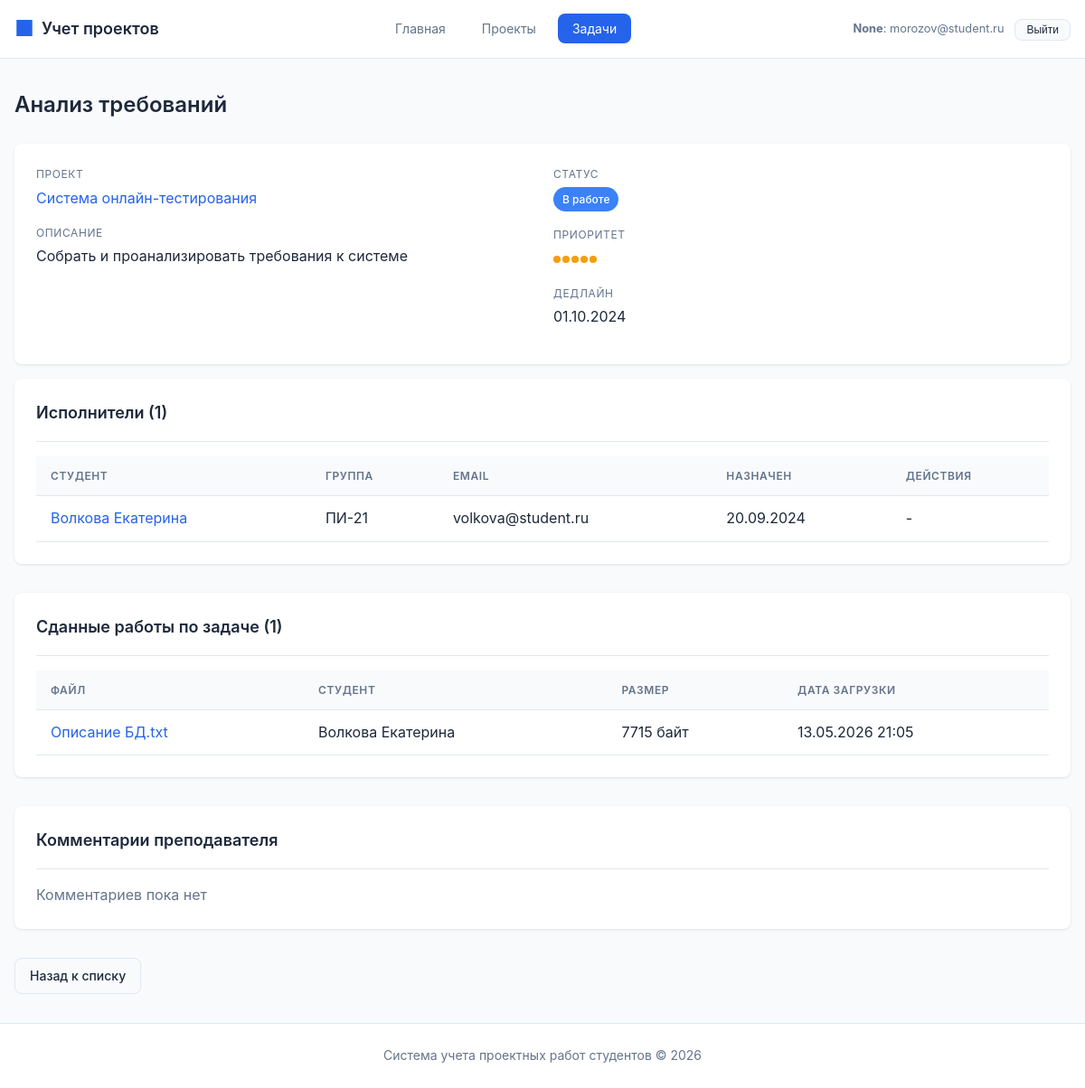
The page /tasks/8 (signed in) on the database its author committed.
### tables this page shows
CREATE TABLE task (
    id INTEGER PRIMARY KEY AUTOINCREMENT,
    title TEXT NOT NULL,
    description TEXT,
    project_id INTEGER NOT NULL REFERENCES project(id) ON DELETE CASCADE,
    status_id INTEGER REFERENCES task_status(id) ON DELETE SET NULL,
    priority INTEGER DEFAULT 1 CHECK (priority >= 1 AND priority <= 5),
    deadline TEXT,
    created_at TEXT DEFAULT CURRENT_TIMESTAMP,
    updated_at TEXT DEFAULT CURRENT_TIMESTAMP
);

CREATE TABLE project (
    id INTEGER PRIMARY KEY AUTOINCREMENT,
    title TEXT NOT NULL,
    description TEXT,
    start_date TEXT NOT NULL,
    end_date TEXT NOT NULL,
    status_id INTEGER REFERENCES project_status(id) ON DELETE SET NULL,
    supervisor_id INTEGER REFERENCES teacher(id) ON DELETE SET NULL,
    created_at TEXT DEFAULT CURRENT_TIMESTAMP,
    updated_at TEXT DEFAULT CURRENT_TIMESTAMP,
    CONSTRAINT valid_dates CHECK (end_date >= start_date)
);

CREATE TABLE task_status (
    id INTEGER PRIMARY KEY AUTOINCREMENT,
    name TEXT NOT NULL UNIQUE,
    description TEXT,
    color TEXT DEFAULT '#6B7280'
);

CREATE TABLE task_student (
    id INTEGER PRIMARY KEY AUTOINCREMENT,
    task_id INTEGER NOT NULL REFERENCES task(id) ON DELETE CASCADE,
    student_id INTEGER NOT NULL REFERENCES student(id) ON DELETE CASCADE,
    assigned_at TEXT DEFAULT CURRENT_DATE,
    UNIQUE(task_id, student_id)
);

CREATE TABLE student_group (
    id INTEGER PRIMARY KEY AUTOINCREMENT,
    name TEXT NOT NULL UNIQUE,
    course INTEGER NOT NULL CHECK (course >= 1 AND course <= 6),
    department_id INTEGER REFERENCES department(id) ON DELETE SET NULL,
    created_at TEXT DEFAULT CURRENT_TIMESTAMP
);

CREATE TABLE student (
    id INTEGER PRIMARY KEY AUTOINCREMENT,
    last_name TEXT NOT NULL,
    first_name TEXT NOT NULL,
    middle_name TEXT,
    email TEXT UNIQUE NOT NULL,
    phone TEXT,
    student_group_id INTEGER REFERENCES student_group(id) ON DELETE SET NULL,
    created_at TEXT DEFAULT CURRENT_TIMESTAMP
);

CREATE TABLE file (
    id INTEGER PRIMARY KEY AUTOINCREMENT,
    name TEXT NOT NULL,
    path TEXT NOT NULL,
    size INTEGER,
    mime_type TEXT,
    project_id INTEGER REFERENCES project(id) ON DELETE CASCADE,
    task_id INTEGER REFERENCES task(id) ON DELETE CASCADE,
    uploaded_by_student_id INTEGER REFERENCES student(id) ON DELETE SET NULL,
    uploaded_by_teacher_id INTEGER REFERENCES teacher(id) ON DELETE SET NULL,
    uploaded_at TEXT DEFAULT CURRENT_TIMESTAMP,
    CONSTRAINT file_belongs_to_something CHECK (project_id IS NOT NULL OR task_id IS NOT NULL)
);

### routes/tasks.py (the view, shortened to what this page needs)
@tasks_bp.route('/<int:task_id>')
def view_task(task_id):
    task = execute_query("""
        SELECT
            t.*,
            ts.name as status,
            ts.color as status_color,
            p.id as project_id,
            p.title as project_title
        FROM task t
        LEFT JOIN task_status ts ON t.status_id = ts.id
        LEFT JOIN project p ON t.project_id = p.id
        WHERE t.id = %s
    """, (task_id,), fetch_one=True)
    if not task:
        flash('Задача не найдена', 'error')
        return redirect(url_for('tasks.list_tasks'))
    can_edit_task = can_manage_task(task_id)
    can_change_status = can_update_task_status(task_id)
    assignees = execute_query("""
        SELECT
            s.id,
            s.last_name || ' ' || s.first_name as student_name,
            s.email,
            sg.name as group_name,
            ts.assigned_at
        FROM task_student ts
        JOIN student s ON ts.student_id = s.id
        LEFT JOIN student_group sg ON s.student_group_id = sg.id
        WHERE ts.task_id = %s
        ORDER BY ts.assigned_at
    """, (task_id,), fetch_all=True)
    available_students = execute_query("""
        SELECT s.id, s.last_name || ' ' || s.first_name as full_name
        FROM project_team pt
        JOIN student s ON pt.student_id = s.id
        WHERE pt.project_id = %s
        AND s.id NOT IN (SELECT student_id FROM task_student WHERE task_id = %s)
        ORDER BY s.last_name
    """, (task['project_id'], task_id), fetch_all=True)
    submissions = execute_query(
        """
        SELECT
            f.id,
            f.name,
            f.size,
            f.uploaded_at,
            s.last_name || ' ' || s.first_name AS student_name
        FROM file f
        LEFT JOIN student s ON s.id = f.uploaded_by_student_id
        WHERE f.task_id = %s
        ORDER BY f.uploaded_at DESC
        """,
        (task_id,),
        fetch_all=True,
    )
    teacher_comments = execute_query(
        """
        SELECT
            c.id,
            c.content,
            c.created_at,
            t.last_name || ' ' || t.first_name AS teacher_name
        FROM comment c
        JOIN teacher t ON t.id = c.author_teacher_id
        WHERE c.task_id = %s
        ORDER BY c.created_at DESC
        """,
        (task_id,),
        fetch_all=True,
    )
    return render_template(
        'tasks/view.html',
        task=task,
        assignees=assignees,
        available_students=available_students,
        can_edit_task=can_edit_task,
        can_change_status=can_change_status,
        submissions=submissions,
        teacher_comments=teacher_comments,
        can_submit=g.current_user["role"] == ROLE_STUDENT and _can_submit_to_task(task_id, g.current_user["id"]),
        can_comment=g.current_user["role"] in {ROLE_TEACHER, ROLE_ADMIN} and can_manage_task(task_id),
    )

### database.py (called while the page is built, shortened)
def _parse_db_value(key, value):
    if not isinstance(value, str):
        return value
    if key.endswith("_at"):
        try:
            return datetime.fromisoformat(value)
        except ValueError:
            return value
    if key.endswith("_date") or key in DATE_FIELDS:
        try:
            return date.fromisoformat(value)
        except ValueError:
            return value
    return value

def _normalize_row(row):
    raw = dict(row)
    return {key: _parse_db_value(key, value) for key, value in raw.items()}

def get_db_connection():
    conn = sqlite3.connect(Config.SQLITE_PATH)
    conn.row_factory = sqlite3.Row
    conn.execute("PRAGMA foreign_keys = ON")
    return conn

def execute_query(query, params=None, fetch_one=False, fetch_all=False, commit=False):
    conn = get_db_connection()
    cursor = conn.cursor()
    result = None
    try:
        sqlite_query = query.replace("%s", "?")
        cursor.execute(sqlite_query, params or ())
        if fetch_one:
            row = cursor.fetchone()
            result = _normalize_row(row) if row else None
        elif fetch_all:
            result = [_normalize_row(row) for row in cursor.fetchall()]
    except Exception as e:
        conn.rollback()
        raise e
    finally:
        cursor.close()
        conn.close()
    return result

### routes/auth.py (called while the page is built, shortened)
def can_manage_project(project_id):
    current_user = g.current_user
    if not current_user:
        return False
    if current_user["role"] == ROLE_ADMIN:
        return True
    if current_user["role"] != ROLE_TEACHER:
        return False

def can_manage_task(task_id):
    task = execute_query(
        "SELECT project_id FROM task WHERE id = %s",
        (task_id,),
        fetch_one=True,
    )
    if not task:
        return False
    return can_manage_project(task["project_id"])

def can_update_task_status(task_id):
    current_user = g.current_user
    if not current_user:
        return False
    if current_user["role"] == ROLE_ADMIN:
        return True
    if current_user["role"] == ROLE_TEACHER:
        return can_manage_task(task_id)
    return False

### templates/tasks/view.html (shortened to what this page needs)
{% extends 'base.html' %}
{% block content %}
<div class="page-header">
    <h1 class="page-title">{{ task.title }}</h1>
</div>
<div class="card">
    <div class="detail-grid">
        <div>
            <div class="detail-item">
                <div class="detail-label">Проект</div>
                <div class="detail-value">
                    <a href="{{ url_for('projects.view_project', project_id=task.project_id) }}" class="link">
                        {{ task.project_title }}
                    </a>
                </div>
            </div>
            <div class="detail-item">
                <div class="detail-label">Описание</div>
                <div class="detail-value">{{ task.description or 'Описание отсутствует' }}</div>
            </div>
        </div>
        <div>
            <div class="detail-item">
                <div class="detail-label">Статус</div>
                <div class="detail-value">
                    <span class="badge badge-status" style="background-color: {{ task.status_color or '#6B7280' }}">
                        {{ task.status or 'Не указан' }}
                    </span>
                </div>
            </div>
            <div class="detail-item">
                <div class="detail-label">Приоритет</div>
                <div class="detail-value">
                    <div class="priority">
                        {% for i in range(5) %}
                        <span class="priority-dot {% if i < task.priority %}filled{% endif %}"></span>
                        {% endfor %}
                    </div>
                </div>
            </div>
            <div class="detail-item">
                <div class="detail-label">Дедлайн</div>
                <div class="detail-value">{{ task.deadline.strftime('%d.%m.%Y') if task.deadline else 'Не указан' }}</div>
            </div>
        </div>
    </div>
</div>
<div class="section">
    <div class="card">
        <div class="card-header">
            <h2 class="card-title">Исполнители ({{ assignees|length }})</h2>
        </div>
        {% if assignees %}
        <div class="table-container">
            <table>
                <thead>
                    <tr>
                        <th>Студент</th>
                        <th>Группа</th>
                        <th>Email</th>
                        <th>Назначен</th>
                        <th>Действия</th>
                    </tr>
                </thead>
                <tbody>
                    {% for assignee in assignees %}
                    <tr>
                        <td>
                            <a href="{{ url_for('students.view_student', student_id=assignee.id) }}" class="link">
                                {{ assignee.student_name }}
                            </a>
                        </td>
                        <td>{{ assignee.group_name or '-' }}</td>
                        <td>{{ assignee.email }}</td>
                        <td>{{ assignee.assigned_at.strftime('%d.%m.%Y') if assignee.assigned_at else '-' }}</td>
                        <td>
                            {% if can_edit_task %}
                            <form method="POST"
                                  action="{{ url_for('tasks.unassign_student', task_id=task.id, student_id=assignee.id) }}"
                                  onsubmit="return confirm('Удалить исполнителя?')">
                                <button type="submit" class="btn btn-danger btn-sm">Удалить</button>
                            </form>
                            {% else %}
                            -
                            {% endif %}
                        </td>
                    </tr>
                    {% endfor %}
                </tbody>
            </table>
        </div>
        {% else %}
        <p style="color: var(--text-secondary);">Исполнители не назначены</p>
        {% endif %}
    </div>
</div>
<div class="section">
    <div class="card">
        <div class="card-header">
            <h2 class="card-title">Сданные работы по задаче ({{ submissions|length }})</h2>
        </div>
        {% if submissions %}
        <div class="table-container">
            <table>
                <thead>
                    <tr>
                        <th>Файл</th>
                        <th>Студент</th>
                        <th>Размер</th>
                        <th>Дата загрузки</th>
                    </tr>
                </thead>
                <tbody>
                    {% for file in submissions %}
                    <tr>
                        <td><a class="link" href="{{ url_for('submissions.download_file', file_id=file.id) }}">{{ file.name }}</a></td>
                        <td>{{ file.student_name or '-' }}</td>
                        <td>{{ file.size or 0 }} байт</td>
                        <td>{{ file.uploaded_at.strftime('%d.%m.%Y %H:%M') if file.uploaded_at else '-' }}</td>
                    </tr>
                    {% endfor %}
                </tbody>
            </table>
        </div>
        {% else %}
        <p style="color: var(--text-secondary);">Работы пока не загружены</p>
        {% endif %}
    </div>
</div>
<div class="section">
    <div class="card">
        <div class="card-header">
            <h2 class="card-title">Комментарии преподавателя</h2>
        </div>
        {% if teacher_comments %}
            {% for comment in teacher_comments %}
            <div style="padding: 0.75rem 0; border-bottom: 1px solid var(--border);">
                <div style="font-weight: 600;">{{ comment.teacher_name }}</div>
                <div style="color: var(--text-secondary); font-size: 0.9rem;">
                    {{ comment.created_at.strftime('%d.%m.%Y %H:%M') if comment.created_at else '' }}
                </div>
                <div style="margin-top: 0.35rem;">{{ comment.content }}</div>
            </div>
            {% endfor %}
        {% else %}
        <p style="color: var(--text-secondary);">Комментариев пока нет</p>
        {% endif %}
    </div>
</div>
<a href="{{ url_for('tasks.list_tasks') }}" class="btn btn-secondary">Назад к списку</a>
{% endblock %}

### static/style.css (style rules this page uses)
* { margin: 0; padding: 0; box-sizing: border-box; }
:root { --primary: #2563eb; --primary-dark: #1d4ed8; --secondary: #64748b; --success: #10b981; --warning: #f59e0b; --danger: #ef4444; --background: #f8fafc; --surface: #ffffff; --text: #1e293b; --text-secondary: #64748b; --border: #e2e8f0; --shadow: 0 1px 3px rgba(0,0,0,0.1); --shadow-lg: 0 4px 6px rgba(0,0,0,0.1); --radius: 8px; }
body { font-family: -apple-system, BlinkMacSystemFont, 'Segoe UI', Roboto, 'Helvetica Neue', Arial, sans-serif; background-color: var(--background); color: var(--text); line-height: 1.6; min-height: 100vh; display: flex; flex-direction: column; }
.page-header { display: flex; align-items: center; justify-content: space-between; margin-bottom: 1.5rem; flex-wrap: wrap; gap: 1rem; }
.page-title { font-size: 1.5rem; font-weight: 600; color: var(--text); }
.card { background: var(--surface); border-radius: var(--radius); box-shadow: var(--shadow); padding: 1.5rem; margin-bottom: 1rem; }
.card-header { display: flex; align-items: center; justify-content: space-between; margin-bottom: 1rem; padding-bottom: 1rem; border-bottom: 1px solid var(--border); }
.card-title { font-size: 1.125rem; font-weight: 600; }
.table-container { overflow-x: auto; }
table { width: 100%; border-collapse: collapse; }
th, td { padding: 0.75rem 1rem; text-align: left; border-bottom: 1px solid var(--border); }
th { font-weight: 600; font-size: 0.75rem; text-transform: uppercase; letter-spacing: 0.05em; color: var(--text-secondary); background: var(--background); }
.btn { display: inline-flex; align-items: center; gap: 0.5rem; padding: 0.5rem 1rem; font-size: 0.875rem; font-weight: 500; border-radius: var(--radius); border: none; cursor: pointer; text-decoration: none; transition: all 0.2s; }
.btn-secondary { background: var(--background); color: var(--text); border: 1px solid var(--border); }
.badge { display: inline-flex; align-items: center; padding: 0.25rem 0.625rem; font-size: 0.75rem; font-weight: 500; border-radius: 9999px; white-space: nowrap; }
.badge-status { color: white; }
.link { color: var(--primary); text-decoration: none; }
.detail-grid { display: grid; grid-template-columns: repeat(auto-fit, minmax(250px, 1fr)); gap: 1.5rem; }
.detail-item { margin-bottom: 1rem; }
.detail-label { font-size: 0.75rem; text-transform: uppercase; letter-spacing: 0.05em; color: var(--text-secondary); margin-bottom: 0.25rem; }
.detail-value { font-size: 1rem; color: var(--text); }
.section { margin-bottom: 2rem; }
.priority { display: inline-flex; gap: 2px; }
.priority-dot { width: 8px; height: 8px; border-radius: 50%; background: var(--border); }
.priority-dot.filled { background: var(--warning); }

### rows shown on the page
task: title "Анализ требований", description "Собрать и проанализировать требования к системе", priority 5 (drawn)
project: project_title "Система онлайн-тестирования"
task_status: name "В работе"
task_student: student_name "Волкова Екатерина", name "ПИ-21", email "volkova@student.ru", assigned_at "20.09.2024"
file: name "Описание БД.txt", student_name "Волкова Екатерина", size "7715", uploaded_at "13.05.2026 21:05"

### other values the page prints
{{ current_user.role_label }} "None"
{{ current_user.name }} "morozov@student.ru"
{{ task.deadline.strftime('%d.%m.%Y') if task.deadline else 'Не указан' }} "01.10.2024"
{{ assignees|length }} "1"
{{ submissions|length }} "1"
